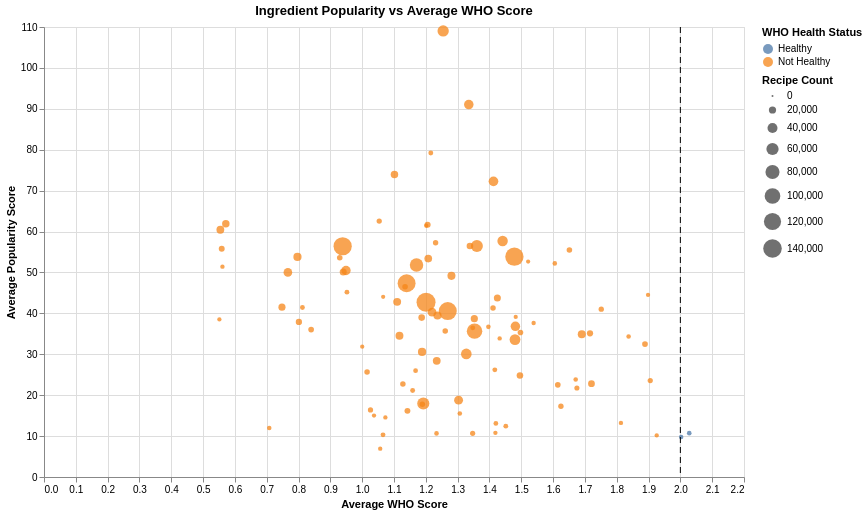

The notebook cell this image was saved under:
### Code cell
import pandas as pd
import ast
import altair as alt
import numpy as np

alt.data_transformers.disable_max_rows()

# -----------------------------------
# 1. start from df_recipes
# -----------------------------------
df = df_recipes.copy()

# -----------------------------------
# 2. parse ingredients
# -----------------------------------
def parse_ingredients(x):
    if pd.isna(x):
        return []
    if isinstance(x, list):
        return [str(i).strip().lower() for i in x if str(i).strip()]
    if isinstance(x, str):
        x = x.strip()
        if x == "":
            return []
        if x.startswith("[") and x.endswith("]"):
            try:
                parsed = ast.literal_eval(x)
                if isinstance(parsed, list):
                    return [str(i).strip().lower() for i in parsed if str(i).strip()]
            except Exception:
                pass
        if "^" in x:
            return [i.strip().lower() for i in x.split("^") if i.strip()]
        return [x.lower()]
    return []

df["ingredients_list"] = df["ingredients_canonical_final_le_5_replace"].apply(parse_ingredients)

# -----------------------------------
# 3. explode to one row per ingredient
# -----------------------------------
df_exploded = df.explode("ingredients_list").copy()
df_exploded = df_exploded.rename(columns={"ingredients_list": "ingredient"})

df_exploded["ingredient"] = (
    df_exploded["ingredient"]
    .astype(str)
    .str.strip()
    .str.lower()
)

bad_values = {"", "nan", "none", "[]", "['']", '[""]'}
df_exploded = df_exploded[
    df_exploded["ingredient"].notna() &
    (~df_exploded["ingredient"].isin(bad_values))
].copy()

# -----------------------------------
# 4. remove spice-like ingredients
# -----------------------------------
spice_keywords = [
    "salt", "pepper", "black pepper", "white pepper",
    "garlic powder", "onion powder", "paprika", "cumin",
    "oregano", "basil", "thyme", "parsley", "chili powder",
    "chili", "cinnamon", "nutmeg", "clove", "ginger",
    "turmeric", "seasoning", "spice", "herb", "rosemary",
    "sage", "coriander", "cilantro", "bay leaf", "cardamom",
    "allspice", "dill", "mint", "tarragon", "marjoram","other_target_ingredient","water"
]

def is_spice(ingredient):
    ingredient = str(ingredient).lower()
    return any(spice in ingredient for spice in spice_keywords)

df_clean = df_exploded[~df_exploded["ingredient"].apply(is_spice)].copy()

# -----------------------------------
# 5. aggregate ingredient-level metrics
# -----------------------------------
ingredient_stats = (
    df_clean
    .groupby("ingredient")
    .agg(
        avg_WHO_score=("WHO_Score", "mean"),
        avg_popularity_score=("popularity_score", "mean"),
        recipe_count=("ingredient", "count")
    )
    .reset_index()
)

ingredient_stats = ingredient_stats[
    ingredient_stats["recipe_count"] >= 20
].copy()

# -----------------------------------
# 6. define healthy vs not healthy
#    higher WHO score = healthier
# -----------------------------------
# adjust threshold if your project uses another rule
who_threshold = 2

ingredient_stats["WHO_health_label"] = np.where(
    ingredient_stats["avg_WHO_score"] >= who_threshold,
    "Healthy",
    "Not Healthy"
)

# -----------------------------------
# 7. keep top N for cleaner dropdown
# -----------------------------------
top_n = 100
ingredient_stats = (
    ingredient_stats
    .sort_values("recipe_count", ascending=False)
    .head(top_n)
    .copy()
)

ingredient_list = sorted(ingredient_stats["ingredient"].tolist())
ingredient_options = ["All"] + ingredient_list

ingredient_param = alt.param(
    name="ingredient_select",
    value="All",
    bind=alt.binding_select(
        options=ingredient_options,
        name="Select ingredient: "
    )
)

# -----------------------------------
# 8. base scatter plot
# -----------------------------------
base = alt.Chart(ingredient_stats).encode(
    x=alt.X("avg_WHO_score:Q", title="Average WHO Score"),
    y=alt.Y("avg_popularity_score:Q", title="Average Popularity Score"),
    size=alt.Size("recipe_count:Q", title="Recipe Count"),
    tooltip=[
        alt.Tooltip("ingredient:N", title="Ingredient"),
        alt.Tooltip("avg_WHO_score:Q", title="Avg WHO Score", format=".2f"),
        alt.Tooltip("avg_popularity_score:Q", title="Avg Popularity Score", format=".3f"),
        alt.Tooltip("recipe_count:Q", title="Recipe Count"),
        alt.Tooltip("WHO_health_label:N", title="WHO Health Status")
    ]
)

# -----------------------------------
# 9. all points colored by healthy / not healthy
# -----------------------------------
all_points = base.mark_circle(opacity=0.75).encode(
    color=alt.Color(
        "WHO_health_label:N",
        title="WHO Health Status"
    )
)

# -----------------------------------
# 10. highlight selected ingredient
# -----------------------------------
highlight_point = (
    alt.Chart(ingredient_stats)
    .transform_filter("ingredient_select != 'All' && datum.ingredient == ingredient_select")
    .mark_circle(size=350, stroke="black", strokeWidth=2,filled= False)
    .encode(
        x="avg_WHO_score:Q",
        y="avg_popularity_score:Q",
        tooltip=[
            alt.Tooltip("ingredient:N", title="Ingredient"),
            alt.Tooltip("avg_WHO_score:Q", title="Avg WHO Score", format=".2f"),
            alt.Tooltip("avg_popularity_score:Q", title="Avg Popularity Score", format=".3f"),
            alt.Tooltip("recipe_count:Q", title="Recipe Count"),
            alt.Tooltip("WHO_health_label:N", title="WHO Health Status")
        ]
    )
)

# -----------------------------------
# 11. label selected ingredient
# -----------------------------------
highlight_text = (
    alt.Chart(ingredient_stats)
    .transform_filter("ingredient_select != 'All' && datum.ingredient == ingredient_select")
    .mark_text(dx=8, dy=-8)
    .encode(
        x="avg_WHO_score:Q",
        y="avg_popularity_score:Q",
        text="ingredient:N"
    )
)

# -----------------------------------
# 12. optional WHO threshold line
# -----------------------------------
cutoff_df = pd.DataFrame({"who_cutoff": [who_threshold]})

cutoff_line = alt.Chart(cutoff_df).mark_rule(strokeDash=[6, 4]).encode(
    x="who_cutoff:Q"
)

# -----------------------------------
# 13. combine
# -----------------------------------
chart = (
    (all_points + cutoff_line + highlight_point + highlight_text)
    .add_params(ingredient_param)
    .properties(
        title="Ingredient Popularity vs Average WHO Score",
        width=700,
        height=450
    )
)

chart

### Figure 1 — Vega-Lite specification as saved in the notebook (floating-point values rounded to 4 significant figures)
{"config": {"view": {"continuousWidth": 300, "continuousHeight": 300}}, "layer": [{"data": {"name": "data-ea1efd74041f50943a84139901ed6973"}, "mark": {"type": "circle", "opacity": 0.75}, "encoding": {"color": {"field": "WHO_health_label", "title": "WHO Health Status", "type": "nominal"}, "size": {"field": "recipe_count", "title": "Recipe Count", "type": "quantitative"}, "tooltip": [{"field": "ingredient", "title": "Ingredient", "type": "nominal"}, {"field": "avg_WHO_score", "format": ".2f", "title": "Avg WHO Score", "type": "quantitative"}, {"field": "avg_popularity_score", "format": ".3f", "title": "Avg Popularity Score", "type": "quantitative"}, {"field": "recipe_count", "title": "Recipe Count", "type": "quantitative"}, {"field": "WHO_health_label", "title": "WHO Health Status", "type": "nominal"}], "x": {"field": "avg_WHO_score", "title": "Average WHO Score", "type": "quantitative"}, "y": {"field": "avg_popularity_score", "title": "Average Popularity Score", "type": "quantitative"}}}, {"data": {"name": "data-fa3cd3b5fcf0668bac65e068b8026af2"}, "mark": {"type": "rule", "strokeDash": [6, 4]}, "encoding": {"x": {"field": "who_cutoff", "type": "quantitative"}}}, {"data": {"name": "data-ea1efd74041f50943a84139901ed6973"}, "mark": {"type": "circle", "filled": false, "size": 350, "stroke": "black", "strokeWidth": 2}, "encoding": {"tooltip": [{"field": "ingredient", "title": "Ingredient", "type": "nominal"}, {"field": "avg_WHO_score", "format": ".2f", "title": "Avg WHO Score", "type": "quantitative"}, {"field": "avg_popularity_score", "format": ".3f", "title": "Avg Popularity Score", "type": "quantitative"}, {"field": "recipe_count", "title": "Recipe Count", "type": "quantitative"}, {"field": "WHO_health_label", "title": "WHO Health Status", "type": "nominal"}], "x": {"field": "avg_WHO_score", "type": "quantitative"}, "y": {"field": "avg_popularity_score", "type": "quantitative"}}, "transform": [{"filter": "ingredient_select != 'All' && datum.ingredient == ingredient_select"}]}, {"data": {"name": "data-ea1efd74041f50943a84139901ed6973"}, "mark": {"type": "text", "dx": 8, "dy": -8}, "encoding": {"text": {"field": "ingredient", "type": "nominal"}, "x": {"field": "avg_WHO_score", "type": "quantitative"}, "y": {"field": "avg_popularity_score", "type": "quantitative"}}, "transform": [{"filter": "ingredient_select != 'All' && datum.ingredient == ingredient_select"}]}], "height": 450, "params": [{"name": "ingredient_select", "bind": {"input": "select", "options": ["All", "all purpose flour", "apple", "avocado", "bacon", "baking powder", "baking soda", "banana", "beef", "bittersweet chocolate", "black bean", "black olive", "blueberry", "brown sugar", "butter", "buttermilk", "cabbage", "canola oil", "carrot", "celery", "celery rib", "cheddar cheese", "cheese", "chicken", "chicken breast", "chicken broth", "chive", "chocolate chip", "cider vinegar", "coconut", "cornmeal", "cornstarch", "cranberry", "cream cheese", "cucumber", "curry powder", "dijon mustard", "dry mustard", "dry white wine", "egg", "evaporated milk", "flour", "garlic", "green chily", "green onion", "half and half", "ham", "heavy cream", "honey", "ketchup", "lemon", "lemon juice", "lemon zest", "lime juice", "maple syrup", "margarine", "mayonnaise", "milk", "monterey jack cheese", "mozzarella cheese", "mushroom", "olive oil", "onion", "orange", "parmesan cheese", "peanut butter", "pecan", "pineapple", "potato", "powdered sugar", "raisin", "red wine vinegar", "rice", "rolled oat", "salsa", "scallion", "sesame seed", "shallot", "sharp cheddar cheese", "shortening", "shrimp", "sour cream", "soy sauce", "spinach", "splenda sugar substitute", "strawberry", "sugar", "tomato", "tomato paste", "tomato sauce", "turkey", "vanilla", "vanilla extract", "vinegar", "walnut", "white vinegar", "white wine", "whole wheat flour", "worcestershire sauce", "yogurt", "zucchini"], "name": "Select ingredient: "}, "value": "All"}], "title": "Ingredient Popularity vs Average WHO Score", "width": 700, "$schema": "https://vega.github.io/schema/vega-lite/v6.1.0.json", "datasets": {"data-ea1efd74041f50943a84139901ed6973": [{"ingredient": "onion", "avg_WHO_score": 1.201, "avg_popularity_score": 42.7, "recipe_count": 147344, "WHO_health_label": "Not Healthy"}, {"ingredient": "sugar", "avg_WHO_score": 1.478, "avg_popularity_score": 53.85, "recipe_count": 136805, "WHO_health_label": "Not Healthy"}, {"ingredient": "butter", "avg_WHO_score": 0.9386, "avg_popularity_score": 56.41, "recipe_count": 135578, "WHO_health_label": "Not Healthy"}, {"ingredient": "garlic", "avg_WHO_score": 1.269, "avg_popularity_score": 40.56, "recipe_count": 131991, "WHO_health_label": "Not Healthy"}, {"ingredient": "egg", "avg_WHO_score": 1.14, "avg_popularity_score": 47.36, "recipe_count": 131107, "WHO_health_label": "Not Healthy"}, {"ingredient": "olive oil", "avg_WHO_score": 1.353, "avg_popularity_score": 35.66, "recipe_count": 97292, "WHO_health_label": "Not Healthy"}, {"ingredient": "milk", "avg_WHO_score": 1.171, "avg_popularity_score": 51.81, "recipe_count": 73294, "WHO_health_label": "Not Healthy"}, {"ingredient": "flour", "avg_WHO_score": 1.192, "avg_popularity_score": 17.97, "recipe_count": 59313, "WHO_health_label": "Not Healthy"}, {"ingredient": "brown sugar", "avg_WHO_score": 1.36, "avg_popularity_score": 56.49, "recipe_count": 57412, "WHO_health_label": "Not Healthy"}, {"ingredient": "all purpose flour", "avg_WHO_score": 1.255, "avg_popularity_score": 109.0, "recipe_count": 50989, "WHO_health_label": "Not Healthy"}, {"ingredient": "lemon juice", "avg_WHO_score": 1.48, "avg_popularity_score": 33.58, "recipe_count": 46203, "WHO_health_label": "Not Healthy"}, {"ingredient": "tomato", "avg_WHO_score": 1.327, "avg_popularity_score": 30.08, "recipe_count": 45254, "WHO_health_label": "Not Healthy"}, {"ingredient": "baking powder", "avg_WHO_score": 1.441, "avg_popularity_score": 57.69, "recipe_count": 43254, "WHO_health_label": "Not Healthy"}, {"ingredient": "baking soda", "avg_WHO_score": 1.413, "avg_popularity_score": 72.26, "recipe_count": 37224, "WHO_health_label": "Not Healthy"}, {"ingredient": "vanilla extract", "avg_WHO_score": 1.335, "avg_popularity_score": 91.05, "recipe_count": 35940, "WHO_health_label": "Not Healthy"}, {"ingredient": "carrot", "avg_WHO_score": 1.482, "avg_popularity_score": 36.83, "recipe_count": 35563, "WHO_health_label": "Not Healthy"}, {"ingredient": "parmesan cheese", "avg_WHO_score": 0.9491, "avg_popularity_score": 50.49, "recipe_count": 34650, "WHO_health_label": "Not Healthy"}, {"ingredient": "vanilla", "avg_WHO_score": 1.303, "avg_popularity_score": 18.79, "recipe_count": 31258, "WHO_health_label": "Not Healthy"}, {"ingredient": "green onion", "avg_WHO_score": 1.22, "avg_popularity_score": 40.3, "recipe_count": 30102, "WHO_health_label": "Not Healthy"}, {"ingredient": "sour cream", "avg_WHO_score": 0.7665, "avg_popularity_score": 50.01, "recipe_count": 29131, "WHO_health_label": "Not Healthy"}, {"ingredient": "margarine", "avg_WHO_score": 1.188, "avg_popularity_score": 30.58, "recipe_count": 26363, "WHO_health_label": "Not Healthy"}, {"ingredient": "cream cheese", "avg_WHO_score": 0.7966, "avg_popularity_score": 53.8, "recipe_count": 25825, "WHO_health_label": "Not Healthy"}, {"ingredient": "powdered sugar", "avg_WHO_score": 1.237, "avg_popularity_score": 39.48, "recipe_count": 25617, "WHO_health_label": "Not Healthy"}, {"ingredient": "celery", "avg_WHO_score": 1.281, "avg_popularity_score": 49.17, "recipe_count": 24974, "WHO_health_label": "Not Healthy"}, {"ingredient": "honey", "avg_WHO_score": 1.69, "avg_popularity_score": 34.89, "recipe_count": 24959, "WHO_health_label": "Not Healthy"}, {"ingredient": "mayonnaise", "avg_WHO_score": 1.11, "avg_popularity_score": 42.81, "recipe_count": 24178, "WHO_health_label": "Not Healthy"}, {"ingredient": "mushroom", "avg_WHO_score": 1.117, "avg_popularity_score": 34.53, "recipe_count": 23996, "WHO_health_label": "Not Healthy"}, {"ingredient": "beef", "avg_WHO_score": 0.5543, "avg_popularity_score": 60.44, "recipe_count": 23552, "WHO_health_label": "Not Healthy"}, {"ingredient": "chicken breast", "avg_WHO_score": 1.234, "avg_popularity_score": 28.39, "recipe_count": 23474, "WHO_health_label": "Not Healthy"}, {"ingredient": "soy sauce", "avg_WHO_score": 1.208, "avg_popularity_score": 53.4, "recipe_count": 22723, "WHO_health_label": "Not Healthy"}, {"ingredient": "chicken broth", "avg_WHO_score": 1.101, "avg_popularity_score": 73.92, "recipe_count": 21588, "WHO_health_label": "Not Healthy"}, {"ingredient": "cheddar cheese", "avg_WHO_score": 0.5715, "avg_popularity_score": 61.88, "recipe_count": 21343, "WHO_health_label": "Not Healthy"}, {"ingredient": "potato", "avg_WHO_score": 1.352, "avg_popularity_score": 38.7, "recipe_count": 19558, "WHO_health_label": "Not Healthy"}, {"ingredient": "bacon", "avg_WHO_score": 0.7479, "avg_popularity_score": 41.52, "recipe_count": 19114, "WHO_health_label": "Not Healthy"}, {"ingredient": "worcestershire sauce", "avg_WHO_score": 0.9404, "avg_popularity_score": 50.13, "recipe_count": 18794, "WHO_health_label": "Not Healthy"}, {"ingredient": "cornstarch", "avg_WHO_score": 1.425, "avg_popularity_score": 43.73, "recipe_count": 18722, "WHO_health_label": "Not Healthy"}, {"ingredient": "lime juice", "avg_WHO_score": 1.721, "avg_popularity_score": 22.8, "recipe_count": 17497, "WHO_health_label": "Not Healthy"}, {"ingredient": "walnut", "avg_WHO_score": 1.339, "avg_popularity_score": 56.48, "recipe_count": 16562, "WHO_health_label": "Not Healthy"}, {"ingredient": "pecan", "avg_WHO_score": 1.187, "avg_popularity_score": 38.97, "recipe_count": 16404, "WHO_health_label": "Not Healthy"}, {"ingredient": "lemon zest", "avg_WHO_score": 1.496, "avg_popularity_score": 24.82, "recipe_count": 16151, "WHO_health_label": "Not Healthy"}, {"ingredient": "heavy cream", "avg_WHO_score": 0.8011, "avg_popularity_score": 37.91, "recipe_count": 14763, "WHO_health_label": "Not Healthy"}, {"ingredient": "raisin", "avg_WHO_score": 1.716, "avg_popularity_score": 35.12, "recipe_count": 14441, "WHO_health_label": "Not Healthy"}, {"ingredient": "dijon mustard", "avg_WHO_score": 1.206, "avg_popularity_score": 61.65, "recipe_count": 13772, "WHO_health_label": "Not Healthy"}, {"ingredient": "mozzarella cheese", "avg_WHO_score": 0.5586, "avg_popularity_score": 55.79, "recipe_count": 12924, "WHO_health_label": "Not Healthy"}, {"ingredient": "half and half", "avg_WHO_score": 1.142, "avg_popularity_score": 16.17, "recipe_count": 12780, "WHO_health_label": "Not Healthy"}, {"ingredient": "banana", "avg_WHO_score": 1.889, "avg_popularity_score": 32.5, "recipe_count": 12006, "WHO_health_label": "Not Healthy"}, {"ingredient": "chicken", "avg_WHO_score": 0.8396, "avg_popularity_score": 36.05, "recipe_count": 11699, "WHO_health_label": "Not Healthy"}, {"ingredient": "canola oil", "avg_WHO_score": 1.615, "avg_popularity_score": 22.52, "recipe_count": 11635, "WHO_health_label": "Not Healthy"}, {"ingredient": "zucchini", "avg_WHO_score": 1.497, "avg_popularity_score": 35.32, "recipe_count": 11402, "WHO_health_label": "Not Healthy"}, {"ingredient": "tomato sauce", "avg_WHO_score": 0.9295, "avg_popularity_score": 53.58, "recipe_count": 11272, "WHO_health_label": "Not Healthy"}, {"ingredient": "tomato paste", "avg_WHO_score": 1.135, "avg_popularity_score": 46.5, "recipe_count": 11095, "WHO_health_label": "Not Healthy"}, {"ingredient": "rolled oat", "avg_WHO_score": 1.651, "avg_popularity_score": 55.5, "recipe_count": 11051, "WHO_health_label": "Not Healthy"}, {"ingredient": "shrimp", "avg_WHO_score": 1.261, "avg_popularity_score": 35.7, "recipe_count": 10968, "WHO_health_label": "Not Healthy"}, {"ingredient": "black olive", "avg_WHO_score": 1.015, "avg_popularity_score": 25.64, "recipe_count": 10902, "WHO_health_label": "Not Healthy"}, {"ingredient": "shallot", "avg_WHO_score": 1.189, "avg_popularity_score": 17.78, "recipe_count": 10769, "WHO_health_label": "Not Healthy"}, {"ingredient": "spinach", "avg_WHO_score": 1.128, "avg_popularity_score": 22.74, "recipe_count": 10764, "WHO_health_label": "Not Healthy"}, {"ingredient": "buttermilk", "avg_WHO_score": 1.411, "avg_popularity_score": 41.33, "recipe_count": 10734, "WHO_health_label": "Not Healthy"}, {"ingredient": "shortening", "avg_WHO_score": 1.231, "avg_popularity_score": 57.24, "recipe_count": 10399, "WHO_health_label": "Not Healthy"}, {"ingredient": "lemon", "avg_WHO_score": 1.625, "avg_popularity_score": 17.31, "recipe_count": 10376, "WHO_health_label": "Not Healthy"}, {"ingredient": "apple", "avg_WHO_score": 1.751, "avg_popularity_score": 41.02, "recipe_count": 10061, "WHO_health_label": "Not Healthy"}, {"ingredient": "ketchup", "avg_WHO_score": 1.054, "avg_popularity_score": 62.57, "recipe_count": 9898, "WHO_health_label": "Not Healthy"}, {"ingredient": "chocolate chip", "avg_WHO_score": 1.026, "avg_popularity_score": 16.39, "recipe_count": 9758, "WHO_health_label": "Not Healthy"}, {"ingredient": "scallion", "avg_WHO_score": 1.347, "avg_popularity_score": 10.67, "recipe_count": 9496, "WHO_health_label": "Not Healthy"}, {"ingredient": "strawberry", "avg_WHO_score": 1.905, "avg_popularity_score": 23.58, "recipe_count": 9485, "WHO_health_label": "Not Healthy"}, {"ingredient": "cucumber", "avg_WHO_score": 1.675, "avg_popularity_score": 21.76, "recipe_count": 9226, "WHO_health_label": "Not Healthy"}, {"ingredient": "vinegar", "avg_WHO_score": 1.417, "avg_popularity_score": 26.19, "recipe_count": 8338, "WHO_health_label": "Not Healthy"}, {"ingredient": "chive", "avg_WHO_score": 1.159, "avg_popularity_score": 21.15, "recipe_count": 8262, "WHO_health_label": "Not Healthy"}, {"ingredient": "coconut", "avg_WHO_score": 1.066, "avg_popularity_score": 10.3, "recipe_count": 8212, "WHO_health_label": "Not Healthy"}, {"ingredient": "red wine vinegar", "avg_WHO_score": 1.347, "avg_popularity_score": 36.46, "recipe_count": 8177, "WHO_health_label": "Not Healthy"}, {"ingredient": "white wine", "avg_WHO_score": 1.216, "avg_popularity_score": 79.2, "recipe_count": 8158, "WHO_health_label": "Not Healthy"}, {"ingredient": "ham", "avg_WHO_score": 0.8122, "avg_popularity_score": 41.43, "recipe_count": 8062, "WHO_health_label": "Not Healthy"}, {"ingredient": "salsa", "avg_WHO_score": 0.9521, "avg_popularity_score": 45.18, "recipe_count": 8059, "WHO_health_label": "Not Healthy"}, {"ingredient": "cabbage", "avg_WHO_score": 1.451, "avg_popularity_score": 12.42, "recipe_count": 7971, "WHO_health_label": "Not Healthy"}, {"ingredient": "avocado", "avg_WHO_score": 1.168, "avg_popularity_score": 25.98, "recipe_count": 7781, "WHO_health_label": "Not Healthy"}, {"ingredient": "rice", "avg_WHO_score": 1.42, "avg_popularity_score": 13.09, "recipe_count": 7688, "WHO_health_label": "Not Healthy"}, {"ingredient": "whole wheat flour", "avg_WHO_score": 2.028, "avg_popularity_score": 10.72, "recipe_count": 7236, "WHO_health_label": "Healthy"}, {"ingredient": "dry white wine", "avg_WHO_score": 1.234, "avg_popularity_score": 10.66, "recipe_count": 7093, "WHO_health_label": "Not Healthy"}, {"ingredient": "maple syrup", "avg_WHO_score": 1.605, "avg_popularity_score": 52.21, "recipe_count": 7014, "WHO_health_label": "Not Healthy"}, {"ingredient": "celery rib", "avg_WHO_score": 1.307, "avg_popularity_score": 15.51, "recipe_count": 6962, "WHO_health_label": "Not Healthy"}, {"ingredient": "curry powder", "avg_WHO_score": 1.397, "avg_popularity_score": 36.7, "recipe_count": 6943, "WHO_health_label": "Not Healthy"}, {"ingredient": "pineapple", "avg_WHO_score": 1.671, "avg_popularity_score": 23.83, "recipe_count": 6885, "WHO_health_label": "Not Healthy"}, {"ingredient": "cheese", "avg_WHO_score": 0.7079, "avg_popularity_score": 11.99, "recipe_count": 6847, "WHO_health_label": "Not Healthy"}, {"ingredient": "cranberry", "avg_WHO_score": 1.837, "avg_popularity_score": 34.33, "recipe_count": 6814, "WHO_health_label": "Not Healthy"}, {"ingredient": "orange", "avg_WHO_score": 2.002, "avg_popularity_score": 9.78, "recipe_count": 6469, "WHO_health_label": "Healthy"}, {"ingredient": "monterey jack cheese", "avg_WHO_score": 0.5608, "avg_popularity_score": 51.42, "recipe_count": 6280, "WHO_health_label": "Not Healthy"}, {"ingredient": "black bean", "avg_WHO_score": 1.813, "avg_popularity_score": 13.22, "recipe_count": 6265, "WHO_health_label": "Not Healthy"}, {"ingredient": "cider vinegar", "avg_WHO_score": 1.539, "avg_popularity_score": 37.64, "recipe_count": 6256, "WHO_health_label": "Not Healthy"}, {"ingredient": "sesame seed", "avg_WHO_score": 1.432, "avg_popularity_score": 33.88, "recipe_count": 6196, "WHO_health_label": "Not Healthy"}, {"ingredient": "bittersweet chocolate", "avg_WHO_score": 1.057, "avg_popularity_score": 6.923, "recipe_count": 6192, "WHO_health_label": "Not Healthy"}, {"ingredient": "dry mustard", "avg_WHO_score": 1.073, "avg_popularity_score": 14.57, "recipe_count": 6187, "WHO_health_label": "Not Healthy"}, {"ingredient": "yogurt", "avg_WHO_score": 1.419, "avg_popularity_score": 10.79, "recipe_count": 6107, "WHO_health_label": "Not Healthy"}, {"ingredient": "green chily", "avg_WHO_score": 1.037, "avg_popularity_score": 15.02, "recipe_count": 6075, "WHO_health_label": "Not Healthy"}, {"ingredient": "splenda sugar substitute", "avg_WHO_score": 1.926, "avg_popularity_score": 10.17, "recipe_count": 6069, "WHO_health_label": "Not Healthy"}, {"ingredient": "sharp cheddar cheese", "avg_WHO_score": 0.5513, "avg_popularity_score": 38.53, "recipe_count": 5948, "WHO_health_label": "Not Healthy"}, {"ingredient": "peanut butter", "avg_WHO_score": 1.201, "avg_popularity_score": 61.41, "recipe_count": 5907, "WHO_health_label": "Not Healthy"}, {"ingredient": "blueberry", "avg_WHO_score": 1.898, "avg_popularity_score": 44.5, "recipe_count": 5838, "WHO_health_label": "Not Healthy"}, {"ingredient": "evaporated milk", "avg_WHO_score": 1.0, "avg_popularity_score": 31.87, "recipe_count": 5744, "WHO_health_label": "Not Healthy"}, {"ingredient": "cornmeal", "avg_WHO_score": 1.483, "avg_popularity_score": 39.14, "recipe_count": 5732, "WHO_health_label": "Not Healthy"}, {"ingredient": "turkey", "avg_WHO_score": 1.066, "avg_popularity_score": 44.04, "recipe_count": 5551, "WHO_health_label": "Not Healthy"}, {"ingredient": "white vinegar", "avg_WHO_score": 1.522, "avg_popularity_score": 52.65, "recipe_count": 5543, "WHO_health_label": "Not Healthy"}], "data-fa3cd3b5fcf0668bac65e068b8026af2": [{"who_cutoff": 2}]}}
